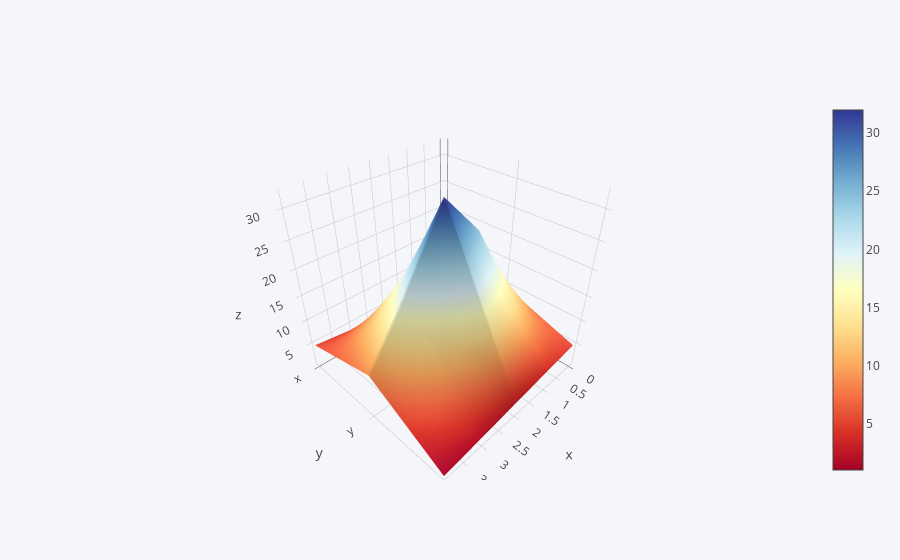

The cell this chart's notebook holds for it:
### Code cell
df3.iplot(kind='surface',colorscale='rdylbu')

### Figure 1 — Plotly figure (JSON) as saved in the notebook; plotly's stock layout.template omitted (floating-point values rounded to 4 significant figures)
{"data": [{"colorscale": [[0, "rgb(165,0,38)"], [0.1, "rgb(215,48,39)"], [0.2, "rgb(244,109,67)"], [0.3, "rgb(253,174,97)"], [0.4, "rgb(254,224,144)"], [0.5, "rgb(255,255,191)"], [0.6, "rgb(224,243,248)"], [0.7, "rgb(171,217,233)"], [0.8, "rgb(116,173,209)"], [0.9, "rgb(69,117,180)"], [1, "rgb(49,54,149)"]], "type": "surface", "x": [0, 1, 2, 3, 4], "y": ["x", "y", "z"], "z": [[1, 2, 3, 4, 5], [10, 24, 32, 20, 9], [5, 4, 3, 2, 1]]}], "layout": {"legend": {"bgcolor": "#F5F6F9", "font": {"color": "#4D5663"}}, "paper_bgcolor": "#F5F6F9", "plot_bgcolor": "#F5F6F9", "titlefont": {"color": "#4D5663"}, "xaxis1": {"gridcolor": "#E1E5ED", "showgrid": true, "tickfont": {"color": "#4D5663"}, "title": "", "titlefont": {"color": "#4D5663"}, "zerolinecolor": "#E1E5ED"}, "yaxis1": {"gridcolor": "#E1E5ED", "showgrid": true, "tickfont": {"color": "#4D5663"}, "title": "", "titlefont": {"color": "#4D5663"}, "zerolinecolor": "#E1E5ED"}}}
